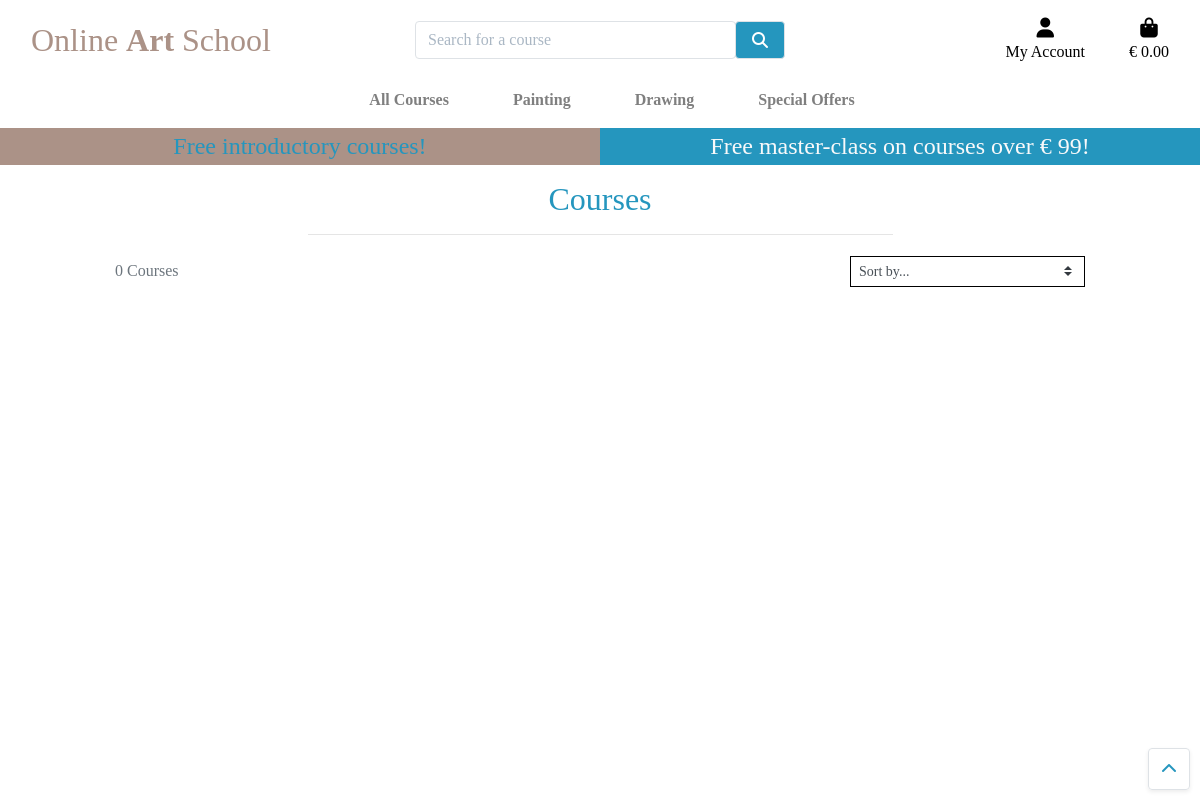
Page /courses/ on the earlier database version.
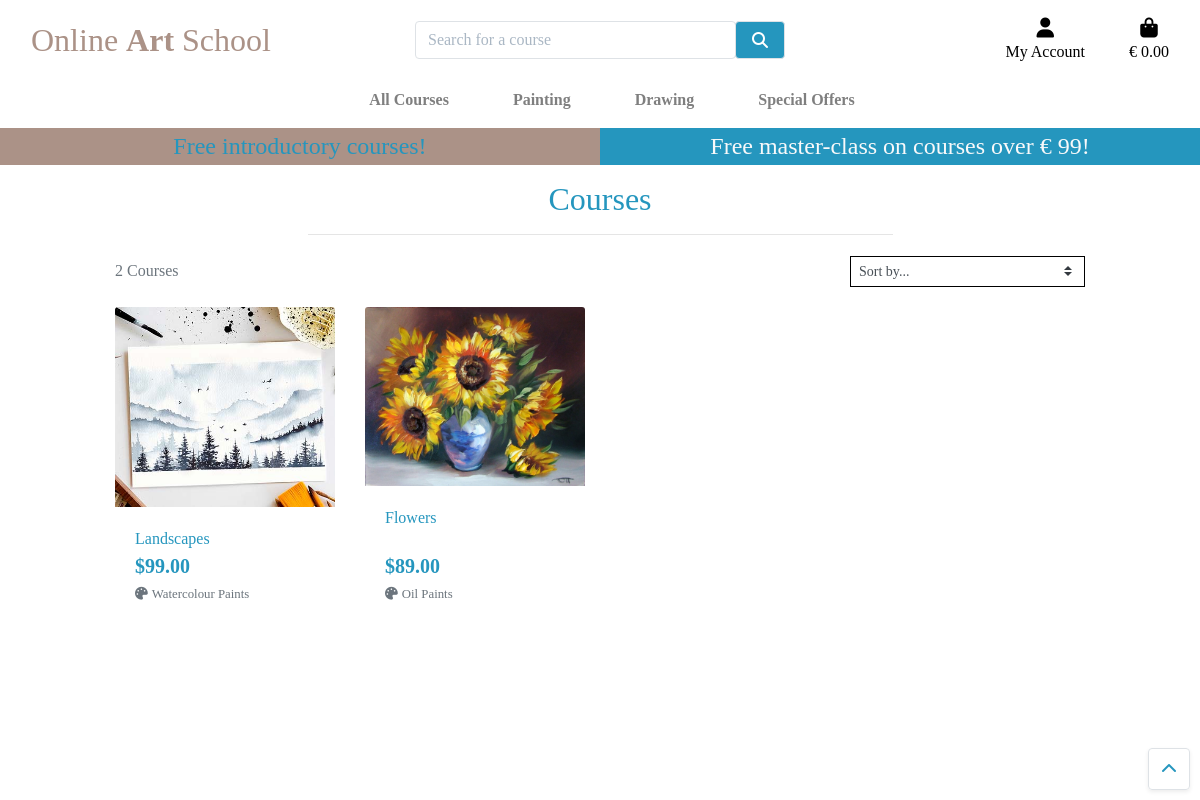
Same page on the later database version.
### courses/models.py (models this page shows, shortened)
class Course(models.Model):
    category = models.ForeignKey('Category', null=True, blank=True, on_delete=models.SET_NULL)
    sku = models.CharField(max_length=254, null=True, blank=True)
    name = models.CharField(max_length=254)
    description = models.TextField()
    is_open = models.BooleanField(default=False, null=True, blank=True)
    price = models.DecimalField(max_digits=6, decimal_places=2)
    image_url = models.URLField(max_length=1024, null=True, blank=True)
    image = models.ImageField(null=True, blank=True)
    video_url = models.URLField(max_length=1024, null=True, blank=True)
    video = EmbedVideoField(null=True, blank=True)

class Category(models.Model):
    class Meta:
        verbose_name_plural = 'Categories'
    name = models.CharField(max_length=254)
    friendly_name = models.CharField(max_length=254, null=True, blank=True)

### courses/views.py (the view, shortened to what this page needs)
# urls.py: path('', views.all_courses, name='courses'),
def all_courses(request):
    courses = Course.objects.all()
    query = None
    categories = None
    sort = None
    direction = None
    current_sorting = f'{sort}_{direction}'
    context = {
        'courses': courses,
        'search_term': query,
        'current_categories': categories,
        'current_sorting': current_sorting,
    }
    return render(request, 'courses/courses.html', context)

### bag/contexts.py (called while the page is built, shortened)
def bag_contents(request):
    bag_items = []
    total = 0
    course_count = 0
    free_mc = False
    bag = request.session.get('bag', {})
    if total < settings.FREE_MC_THRESHOLD:
        free_mc_delta = settings.FREE_MC_THRESHOLD - total
    else:
        free_mc = get_object_or_404(Course, pk=1)
        free_mc.price = 0
        free_mc_delta = 0
    context = {
        'bag_items': bag_items,
        'total': total,
        'course_count': course_count,
        'free_mc_threshold': settings.FREE_MC_THRESHOLD,
        'free_mc_delta': free_mc_delta,
        'free_mc': free_mc,
    }
    return context

### courses/templates/courses/courses.html (shortened to what this page needs)
{% extends "base.html" %}
{% load static %}
{% block page_header %}
    <div class="container header-container">
    </div>
{% endblock %}
{% block content %}
    <div class="overlay"></div>
    <div class="container-fluid">
        <div class="row">
            <div class="col text-center mt-3">
                <h2 class="">Courses</h2>
                <hr class="w-50 mb-1">
            </div>
        </div>
        <div class="row">
            <div class="product-container col-10 offset-1">
                <div class="row mt-1 mb-2">
                    <div class="col-12 col-md-6 my-auto order-md-last d-flex justify-content-center justify-content-md-end">
                        <div class="sort-select-wrapper w-50">
                            <select id="sort-selector" class="custom-select custom-select-sm rounded-0 border border-{% if current_sorting != 'None_None' %}info{% else %}black{% endif %}">
                                <option value="reset" {% if current_sorting == 'None_None' %}selected{% endif %}>Sort by...</option>
                            </select>
                        </div>
                    </div>
                    <div class="col-12 col-md-6 order-md-first">
                        <p class="text-muted mt-3 text-center text-md-left">
                            {{ courses|length }} Courses{% if search_term %} found for <strong>"{{ search_term }}"</strong>{% endif %}
                        </p>
                    </div>
                </div>
                <div class="row">
                    {% for course in courses %}
                        <div class="col-sm-6 col-md-6 col-lg-4 col-xl-3">
                            <div class="card h-100 border-0">
                                {% if course.image %}
                                <a href="{% url 'course_detail' course.id %}">
                                    <img class="card-img-top img-fluid" src="{{ course.image.url }}" alt="{{ course.name }}">
                                </a>
                                {% else %}
                                <a href="{% url 'course_detail' course.id %}">
                                    <img class="card-img-top img-fluid" src="{{ MEDIA_URL }}noimage.png" alt="{{ course.name }}">
                                </a>
                                {% endif %}
                                <div class="card-body pb-0">
                                    <p class="mb-0">{{ course.name }}</p>
                                </div>
                                <div class="card-footer bg-white pt-0 border-0 text-left">
                                    <div class="row">
                                        <div class="col">
                                            <p class="lead mb-0 text-left font-weight-bold">${{ course.price }}</p>
                                            {% if course.category %}
                                            <p class="small mt-1 mb-0">
                                                <a class="text-muted" href="{% url 'courses' %}?category={{ course.category.name }}">
                                                    <i class="fas fa-palette mr-1"></i>{{ course.category.friendly_name }}
                                                </a>
                                            </p>
                                            {% endif %}
                                        </div>
                                    </div>
                                </div>
                            </div>
                        </div>
                    {% endfor %}
                </div>
            </div>
        </div>
    </div>
    <div class="btt-button shadow-sm rounded border">
        <a class="btt-link d-flex h-100">
            <i class="fas fa-chevron-up mx-auto my-auto"></i>
        </a>
    </div>
{% endblock %}

### templates/base.html (shortened to what this page needs)
{% load static %}
<!doctype html>
<html lang="en">
    <head>
        {% block corecss %}
            <link rel="stylesheet" href="https://stackpath.bootstrapcdn.com/bootstrap/4.4.1/css/bootstrap.min.css">
            <link rel="stylesheet" href="{% static 'css/base.css' %}">
        {% endblock %}
    </head>
    <body>
        <header class="container-fluid fixed-top">
            <div id="topnav" class="row bg-white pt-lg-2 d-none d-lg-flex">
                <div class="col-12 col-lg-4 my-auto py-1 py-lg-0 text-center text-lg-right">
                    <a href="{% url 'home' %}" class="nav-link main-logo-link">
                        <h2 class="main-logo my-0">Online <strong>Art</strong> School</h2>
                    </a>
                </div>
                <div class="col-12 col-lg-4 my-auto py-1 py-lg-0">
                    <form method="GET" action="{% url 'courses' %}">
                        <div class="input-group w-100">
                            <input class="form-control border border-grey rounded" type="text" name="q" placeholder="Search for a course">
                            <div class="input-group-append">
                                <button class="form-control btn btn-blue border rounded" type="submit">
                                    <span class="icon">
                                        <i class="fas fa-search"></i>
                                    </span>
                                </button>
                            </div>
                        </div>
                    </form>
                </div>
                <div class="col-12 col-lg-4 my-auto py-1 py-lg-0">
                    <ul class="list-inline list-unstyled text-center text-lg-right my-0">
                        <li class="list-inline-item dropdown">
                            <a class="text-black nav-link" href="#" id="user-options" data-toggle="dropdown" aria-haspopup="true" aria-expanded="false">
                                <div class="text-center">
                                    <div><i class="fas fa-user fa-lg"></i></div>
                                    <p class="my-0">My Account</p>
                                </div>
                            </a>
                        </li>
                        <li class="list-inline-item">
                            <a class="{% if grand_total %}text-info font-weight-bold{% else %}text-black{% endif %} nav-link" href="{% url 'view_bag' %}">
                                <div class="text-center">
                                    <div><i class="fas fa-shopping-bag fa-lg"></i></div>
                                    <p class="my-0">
                                        {% if total %}
                                            €{{ total|floatformat:2 }}
                                        {% else %}
                                            € 0.00
                                        {% endif %}
                                    </p>
                                </div>
                            </a>
                        </li>
                    </ul>
                </div>
            </div>
            <div class="row bg-white">
                <nav class="navbar navbar-expand-lg navbar-light w-100">
                    {% include 'includes/main-nav.html' %}
                </nav>
            </div>
            <div id="delivery-banner" class="row text-center">
                <div class="col banner-free">
                    <h4 class="logo-font my-1">Free introductory courses!</h4>
                </div>
                <div class="col banner">
                    <h4 class="logo-font my-1">Free master-class on courses over &euro; {{ free_mc_threshold }}!</h4>
                </div>
            </div>
        </header>
    {% block page_header %}
    {% endblock %}
    {% block content %}
    {% endblock %}
    </body>
</html>

### templates/includes/main-nav.html (shortened to what this page needs)
<div class="collapse navbar-collapse" id="main-nav">
    <ul class="navbar-nav w-auto mx-auto">
        <li class="nav-item dropdown">
            <a class="logo-font font-weight-bold nav-link mr-5" href="{% url 'courses' %}" id="all-products-link" data-toggle="dropdown" aria-haspopup="true" aria-expanded="false">
                All Courses
            </a>
        </li>
        <li class="nav-item dropdown">
            <a class="logo-font font-weight-bold nav-link mr-5" href="#" id="painting-link" data-toggle="dropdown" aria-haspopup="true" aria-expanded="false">
                Painting
            </a>
        </li>
        <li class="nav-item dropdown">
            <a class="logo-font font-weight-bold nav-link mr-5" href="#" id="drawing-link" data-toggle="dropdown" aria-haspopup="true" aria-expanded="false">
                Drawing
            </a>
        </li>
        <li class="nav-item dropdown">
            <a class="logo-font font-weight-bold nav-link" href="#" id="specials-link" data-toggle="dropdown" aria-haspopup="true" aria-expanded="false">
                Special Offers
            </a>
        </li>
    </ul>
</div>

### static/css/base.css (style rules this page uses)
html { height: 100%; }
body { background: url('/media/elena-mozhvilo-xw8DfYBaNbQ-unsplash.jpg') no-repeat center center fixed; background-size: cover; height: calc(100vh - 164px); color: #2596be; font-family: 'Georgia'; }
.icon { align-items: center; display: inline-flex; justify-content: center; height: 1.5rem; width: 1.5rem; }
.main-logo { color: #ab9287; }
.banner { background: #2596be; color: #f8f9fa; }
.banner-free { color: #2596be; background: #ab9287; }
.main-logo-link { width: fit-content; }
.btn-blue { background: #2596be; color: white; }
.text-black { color: #000 !important; }
.border-black { border: 1px solid black !important; }
.overlay { height: 100%; width: 100%; top: 0; left: 0; position: fixed; background: white; z-index: -1; }
.btt-button { height: 42px; width: 42px; position: fixed; bottom: 10px; right: 10px; }
.btt-link, .update-button, .remove-button { cursor: pointer; }
input[name='q']::placeholder { color: #aab7c4; }
@media (min-width: 1200px) { .container { max-width: 80%; } }
@media (min-width: 992px) { .header-container { padding-top: 164px; } }

Differences in the rows shown:
added Course: image (picture), name "Landscapes", price "99.00", category.friendly_name "Watercolour Paints"
added Course: image (picture), name "Flowers", price "89.00", category.friendly_name "Oil Paints"
Other differences:
{{ courses|length }}: "0" → "2"
